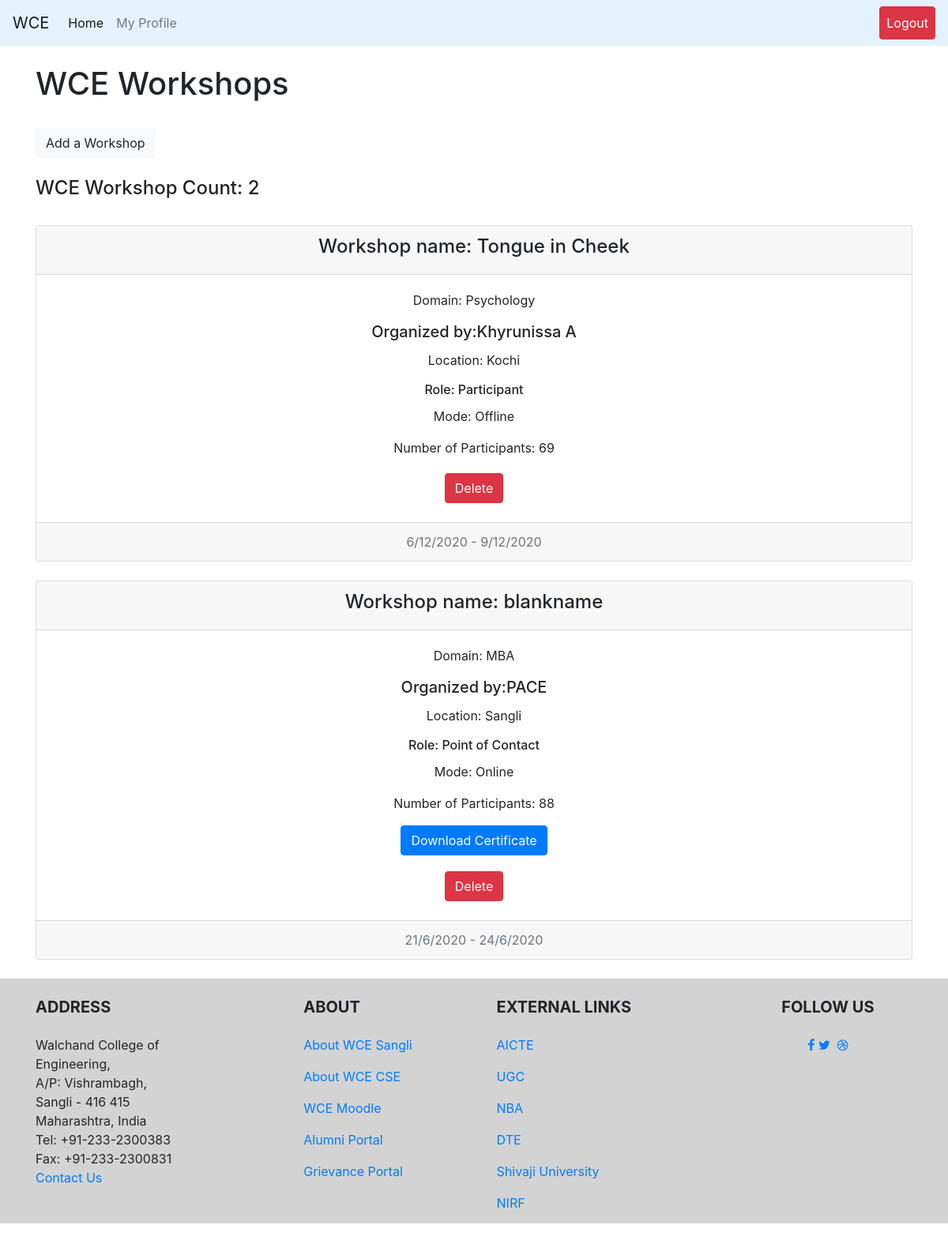
The page /faculty/WCE/Workshops (signed in) on the database its author committed.
### teacher/models.py (models this page shows, shortened)
class wceworkshops(models.Model):
    user = models.ForeignKey(User, on_delete=models.CASCADE)
    name = models.CharField(default='kala', max_length=30)
    domain = models.CharField(default='CSE', max_length=30)
    organizer = models.CharField(default='WCE', max_length=30)
    location = models.CharField(default='Sangli', max_length=50)
    mode = models.BooleanField()  # TRUE=Inplace FALSE=Online
    role = models.CharField(default='Head', max_length=50)
    startDate = models.DateTimeField(default=timezone.now)
    endDate = models.DateTimeField(default=timezone.now)
    numberOfParticipants = models.IntegerField()
    certification = models.URLField()
    certBool = models.BooleanField()

### teacher/views.py (the view)
# urls.py: path('Workshops', views.wceworkshops.as_view(), name="WCEWorkshops"),
class wceworkshops(View):
    def get(self, request, template_name='teacher/organizedActivities/wceworkshops.html'):
        group = request.user.groups.all()[0].name
        if isFaculty(group) == 0:
            return render(request, 'login.html')
        else:
            try:
                user = request.user
                allWCEWorkshops = WCEWork.objects.filter(user=user)
                countWCEWorkshops = len(allWCEWorkshops)
            except:
                allWCEWorkshops = None
                countWCEWorkshops = 0
            args = {}
            args["allWCEWorkshops"] = allWCEWorkshops
            args["countWCEWorkshops"] = countWCEWorkshops
            return render(request, template_name, args)

### teacher/views.py (called while the page is built)
def isFaculty(group_name):
    if group_name == 'faculty_group':
        return 1
    else:
        return 0

### teacher/templates/teacher/organizedActivities/wceworkshops.html (shortened to what this page needs)
{% extends 'base.html' %}
{% block content %}
<br><h1>WCE Workshops</h1><br>
<a class="btn btn-light" href="{% url 'teacher:addWCEWorkshop' %}" role="button">Add a Workshop</a><br>
<br>
<h4>WCE Workshop Count: {{ countWCEWorkshops }}</h4>
<br>
{% for i in allWCEWorkshops %}
<div class="card text-center">
  <div class="card-header">
    <h4>Workshop name: {{ i.name }}</h4>
  </div>
  <div class="card-body">
    <p class="card-text">Domain: {{ i.domain }}</p>
    <h5 class="card-title">Organized by:{{ i.organizer }}</h5>
    <p class="card-text">Location: {{ i.location }}</p>
    <h6 class="card-title">Role: {{ i.role }}</h6>
    <p class="card-text">
    {% if i.mode == True %}
    Mode: Online
    {% endif %}
    {% if i.mode == False %}
    Mode: Offline
    {% endif %}
    </p>
      <p class="card-text">Number of Participants: {{ i.numberOfParticipants }}</p>
    {% if i.certification != "NA" %}
    <a href="{{i.certification}}" class="btn btn-primary">Download Certificate</a>
    {% endif %}
  </div>
  <td><a href="{% url 'teacher:delete_items' i.id 'Workshops' %}"><button type="button" class="btn btn-danger">Delete</button></a></td>
  <br>
  <div class="card-footer text-muted">
           {{ i.startDate.day }}/{{ i.startDate.month }}/{{ i.startDate.year }} - {{ i.endDate.day }}/{{i.endDate.month}}/{{i.endDate.year}}
  </div>
</div>
<br>
{% endfor %}
{% endblock %}

### CoeusPro/templates/base.html (shortened to what this page needs)
<!doctype html>
<html lang="en">
{% load static %}
<head>
    <link rel="stylesheet" href="https://stackpath.bootstrapcdn.com/font-awesome/4.7.0/css/font-awesome.min.css">
    <link rel="stylesheet" href="https://stackpath.bootstrapcdn.com/bootstrap/4.5.2/css/bootstrap.min.css">
    <link rel="stylesheet" type="text/css" href="{% static 'css/footer.css' %}">
</head>
<body>
<div id="page-container">
    <nav class="navbar navbar-expand-lg navbar-light" style="background-color: #e3f2fd;">
        <a class="navbar-brand" href="http://www.walchandsangli.ac.in/" target="_blank">WCE</a>
        <div class="collapse navbar-collapse" id="navbarNavDropdown">
            <ul class="navbar-nav">
                {% for group_for in request.user.groups.all %}
                {% if group_for.name == 'student_group' %}
                <li class="nav-item active">
                    <a class="nav-link" href="{% url 'student:studentHome' %}">Home <span class="sr-only">(current)</span></a>
                </li>
                {% elif group_for.name == 'HOD_group' %}
                <li class="nav-item active">
                    <a class="nav-link" href="{% url 'HOD:HODHome' %}">Home <span class="sr-only">(current)</span></a>
                </li>
                {% elif group_for.name == 'faculty_group' %}
                <li class="nav-item active">
                    <a class="nav-link" href="{% url 'teacher:facultyHome' %}">Home <span class="sr-only">(current)</span></a>
                </li>
                {% else %}
                <li class="nav-item active">
                    <a class="nav-link" href="{% url 'home' %}">Home <span class="sr-only">(current)</span></a>
                </li>
                {% endif %}
                {% endfor %}
                {% if user.is_authenticated %}
                <li class="nav-item">
                    <a class="nav-link" href="{% url 'profile' user  %}">My Profile</a>
                </li>
            {% endif %}
        </div>
        {% if user.is_authenticated %}
        <ul class="nav navbar-nav ml-auto">
            <li class="nav-item">
                <a class="nav-link btn btn-danger" style="color: white" href="{% url 'logout' %}">Logout</a>
            </li>
        </ul>
        {% endif %}
    </nav>
    <div class="container">
        {% block content %}
        {% endblock %}
    </div>
    <footer id="footer" >
        <div class="container text-center text-md-left">
            <div class="row">
                <div class="col-md-4 col-lg-3 mr-auto my-md-4 my-0 mt-4 mb-1">
                    <h5 class="font-weight-bold text-uppercase mb-4">Address</h5>
                    <p>Walchand College of Engineering,<br>
                        A/P: Vishrambagh,<br>
                        Sangli - 416 415<br>
                        Maharashtra, India<br>
                        Tel: +91-233-2300383<br>
                        Fax: +91-233-2300831<br>
                        <a href="mailto:hod.cse@walchandsangli.ac.in">Contact Us</a>
                    </p>
                </div>
                <div class="col-md-2 col-lg-2 mx-auto my-md-4 my-0 mt-4 mb-1">
                    <h5 class="font-weight-bold text-uppercase mb-4">About</h5>
                    <ul class="list-unstyled">
                        <li>
                            <p>
                                <a href="http://www.walchandsangli.ac.in">About WCE Sangli</a>
                            </p>
                        </li>
                        <li>
                            <p>
                                <a href="http://www.walchandsangli.ac.in/Departments/CSEDepartment/CSEDept.asp">About WCE CSE</a>
                            </p>
                        </li>
                        <li>
                            <p>
                                <a href="http://112.133.242.241/moodle/">WCE Moodle</a>
                            </p>
                        </li>
                        <li>
                            <p>
                                <a href="https://alumni.walchandsangli.ac.in/">Alumni Portal</a>
                            </p>
                        </li>
                        <li>
                            <p>
                                <a href="https://walchandsangli.edugrievance.com/">Grievance Portal</a>
                            </p>
                        </li>
                    </ul>
                </div>
                <div class="col-md-4 col-lg-3 mx-auto my-md-4 my-0 mt-4 mb-1">
                    <h5 class="font-weight-bold text-uppercase mb-4">External Links</h5>
                    <ul class="list-unstyled">
                        <li>
                            <p>
                                <a href="https://www.aicte-india.org/">AICTE</a>
                            </p>
                        </li>
                        <li>
                            <p>
                                <a href="https://www.ugc.ac.in/">UGC</a>
                            </p>
                        </li>
                        <li>
                            <p>
                                <a href="https://www.nbaind.org/">NBA</a>
                            </p>
                        </li>
                        <li>
                            <p>
                                <a href="http://www.dtemaharashtra.gov.in/index.html">DTE</a>
                            </p>
                        </li>
                        <li>
                            <p>
                                <a href="http://www.unishivaji.ac.in/">Shivaji University</a>
                            </p>
                        </li>
                        <li>
                            <p>
                                <a href="https://www.nirfindia.org/Home">NIRF</a>
                            </p>
                        </li>
                    </ul>
                </div>
                <div class="col-md-2 col-lg-2 text-center mx-auto my-4">
                    <h5 class="font-weight-bold text-uppercase mb-4">Follow Us</h5>
                    <a type="button" class="btn-floating btn-fb">
                        <p><i class="fa fa-facebook-f"></i></p>
                    </a>
                    <a type="button" class="btn-floating btn-tw">
                        <p><i class="fa fa-twitter"></i></p>
                    </a>
                    <a type="button" class="btn-floating btn-dribbble">
                        <p><i class="fa fa-dribbble"></i></p>
                    </a>
                </div>
            </div>
        </div>
    </footer>
</div>
</body>
</html>

### static/css/footer.css (style rules this page uses)
body { min-height: 90vh; position: relative; margin: 0; box-sizing: border-box; }
footer { background: lightgrey; position: absolute; top: 100%; height: 310px; width: 100%; }

### rows shown on the page
wceworkshops: name "Tongue in Cheek", domain "Psychology", organizer "Khyrunissa A", location "Kochi", role "Participant", mode "Mode: Offline", numberOfParticipants "69", startDate.day "6", startDate.month "12", startDate.year "2020", endDate.day "9", endDate.month "12", endDate.year "2020"
wceworkshops: name "blankname", domain "MBA", organizer "PACE", location "Sangli", role "Point of Contact", mode "Mode: Online", numberOfParticipants "88", startDate.day "21", startDate.month "6", startDate.year "2020", endDate.day "24", endDate.month "6", endDate.year "2020"

### other values the page prints
{{ countWCEWorkshops }} "2"
